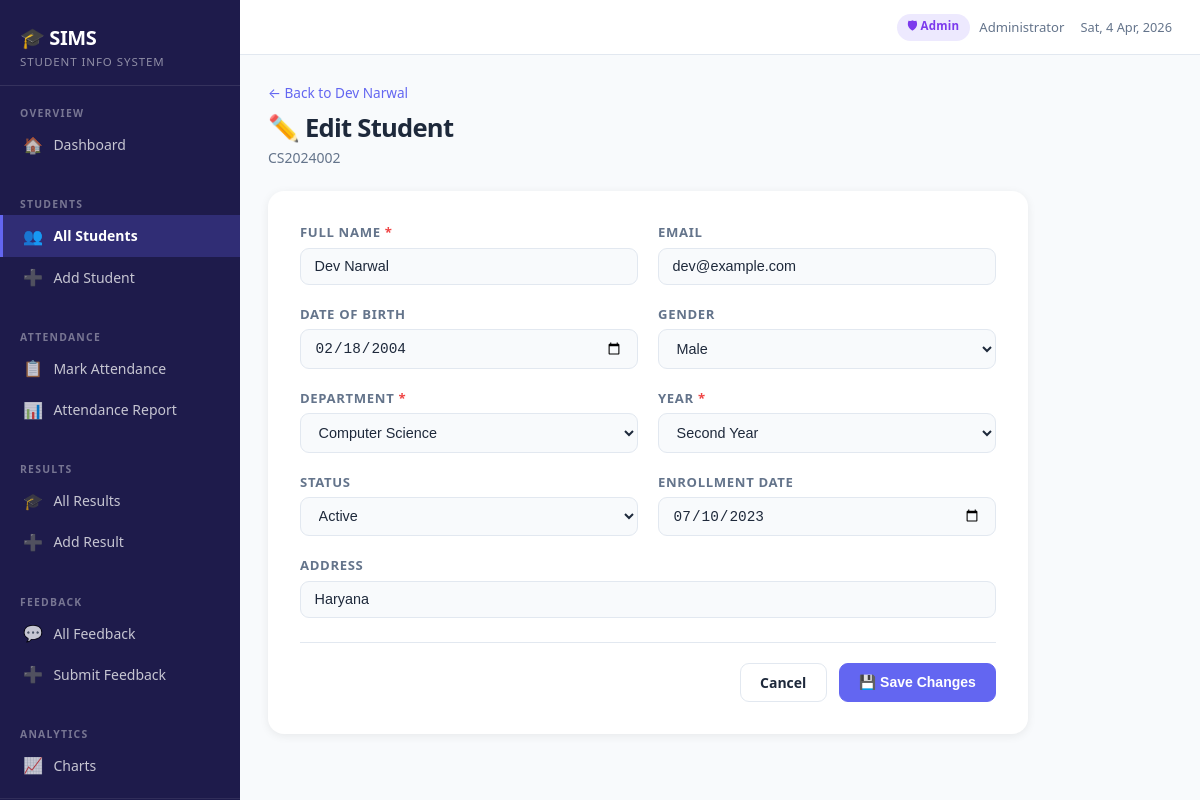
Page /students/2/edit (signed in) on the committed database.
### tables this page shows
CREATE TABLE students (
                id          INTEGER PRIMARY KEY AUTOINCREMENT,
                student_id  TEXT UNIQUE NOT NULL,
                name        TEXT NOT NULL,
                email       TEXT,
                dob         TEXT,
                gender      TEXT,
                department  TEXT NOT NULL,
                year        TEXT NOT NULL,
                status      TEXT DEFAULT 'Active',
                address     TEXT,
                enroll_date TEXT,
                created_at  TIMESTAMP DEFAULT CURRENT_TIMESTAMP
            );

### app.py (the view, shortened to what this page needs)
@app.route('/students/<int:sid>/edit', methods=['GET', 'POST'])
@admin_required
def edit_student(sid):
    with get_db() as conn:
        student = conn.execute('SELECT * FROM students WHERE id=?', (sid,)).fetchone()
    if not student:
        flash('Student not found.', 'error')
        return redirect(url_for('view_students'))
    return render_template('edit_student.html', student=student,
        departments=DEPARTMENTS, years=YEARS, statuses=STATUSES)

### app.py (called while the page is built)
def get_db():
    conn = sqlite3.connect(DB)
    conn.row_factory = sqlite3.Row
    return conn

def admin_required(f):
    @wraps(f)
    def decorated(*args, **kwargs):
        if 'user_id' not in session:
            flash('Please log in to access this page.', 'error')
            return redirect(url_for('login', next=request.path))
        if session.get('role') != 'admin':
            flash('Access denied — admin only.', 'error')
            return redirect(url_for('student_dashboard'))
        return f(*args, **kwargs)
    return decorated

### templates/edit_student.html (shortened to what this page needs)
{% extends "base.html" %}
{% block content %}
<div class="page-header">
  <div>
    <a href="{{ url_for('student_detail', sid=student.id) }}" class="back-link">← Back to {{ student.name }}</a>
    <h1 class="page-title">✏️ Edit Student</h1>
    <p class="page-sub">{{ student.student_id }}</p>
  </div>
</div>
<div class="form-card">
  <form method="post">
    <div class="form-grid-2">
      <div class="form-group">
        <label>Full Name <span class="req">*</span></label>
        <input type="text" name="name" value="{{ student.name }}" required>
      </div>
      <div class="form-group">
        <label>Email</label>
        <input type="email" name="email" value="{{ student.email or '' }}">
      </div>
      <div class="form-group">
        <label>Date of Birth</label>
        <input type="date" name="dob" value="{{ student.dob or '' }}">
      </div>
      <div class="form-group">
        <label>Gender</label>
        <select name="gender">
          <option value="Male"   {% if student.gender=='Male'   %}selected{% endif %}>Male</option>
        </select>
      </div>
      <div class="form-group">
        <label>Department <span class="req">*</span></label>
        <select name="department" required>
          {% for d in departments %}
          <option value="{{ d }}" {% if student.department==d %}selected{% endif %}>{{ d }}</option>
          {% endfor %}
        </select>
      </div>
      <div class="form-group">
        <label>Year <span class="req">*</span></label>
        <select name="year" required>
          {% for y in years %}
          <option value="{{ y }}" {% if student.year==y %}selected{% endif %}>{{ y }}</option>
          {% endfor %}
        </select>
      </div>
      <div class="form-group">
        <label>Status</label>
        <select name="status">
          {% for s in statuses %}
          <option value="{{ s }}" {% if student.status==s %}selected{% endif %}>{{ s }}</option>
          {% endfor %}
        </select>
      </div>
      <div class="form-group">
        <label>Enrollment Date</label>
        <input type="date" name="enroll_date" value="{{ student.enroll_date or '' }}">
      </div>
      <div class="form-group full">
        <label>Address</label>
        <input type="text" name="address" value="{{ student.address or '' }}" placeholder="City / State">
      </div>
    </div>
    <div class="form-actions">
      <a href="{{ url_for('student_detail', sid=student.id) }}" class="btn btn-outline">Cancel</a>
      <button type="submit" class="btn btn-primary">💾 Save Changes</button>
    </div>
  </form>
</div>
{% endblock %}

### static/style.css (style rules this page uses)
:root { --primary: #6366f1; --primary-light: #eef2ff; --primary-dark: #4f46e5; --bg: #f8fafc; --surface: #ffffff; --border: #e2e8f0; --text: #1e293b; --text-muted: #64748b; --hover: #f1f5f9; --sidebar-w: 240px; --success: #10b981; --danger: #ef4444; --warn: #f59e0b; }
*, *::before, *::after { box-sizing: border-box; margin: 0; padding: 0; }
body { font-family: 'Segoe UI', system-ui, -apple-system, sans-serif; background: var(--bg); color: var(--text); display: flex; min-height: 100vh; }
a { color: inherit; }
.page-header { display: flex; justify-content: space-between; align-items: flex-start; margin-bottom: 1.5rem; }
.page-title { font-size: 1.6rem; font-weight: 800; letter-spacing: -.03em; }
.page-sub { color: var(--text-muted); font-size: .875rem; margin-top: .2rem; }
.back-link { font-size: .85rem; color: var(--primary); text-decoration: none; display: block; margin-bottom: .5rem; }
.btn { padding: .55rem 1.2rem; border-radius: 9px; font-size: .875rem; font-weight: 600; cursor: pointer; text-decoration: none; border: 1.5px solid transparent; transition: all .15s; display: inline-flex; align-items: center; gap: .4rem; }
.btn-primary { background: var(--primary); color: white; border-color: var(--primary); }
.btn-outline { background: transparent; color: var(--text); border-color: var(--border); }
.form-card { background: var(--surface); border-radius: 16px; padding: 2rem; box-shadow: 0 2px 10px rgba(0,0,0,.07); max-width: 760px; }
.form-grid-2 { display: grid; grid-template-columns: 1fr 1fr; gap: 1.25rem; }
.form-group { display: flex; flex-direction: column; gap: .4rem; }
.form-group.full { grid-column: 1 / -1; }
.form-group label { font-size: .82rem; font-weight: 700; text-transform: uppercase; letter-spacing: .05em; color: var(--text-muted); }
.form-group input, .form-group select, .form-group textarea { padding: .6rem .85rem; border: 1.5px solid var(--border); border-radius: 9px; font-size: .9rem; transition: border-color .2s; background: var(--bg); color: var(--text); }
.req { color: #ef4444; }
.form-actions { display: flex; gap: .75rem; justify-content: flex-end; margin-top: 1.5rem; padding-top: 1.25rem; border-top: 1px solid var(--border); }

### rows in the picture
students: name "Dev Narwal", student_id "CS2024002", email "dev@example.com", dob "02/18/2004", gender "Male", department "Computer Science", year "Second Year", status "Active", enroll_date "07/10/2023", address "Haryana"

### other values in the picture
{{ session.get('display_name', '') }} "Administrator"
